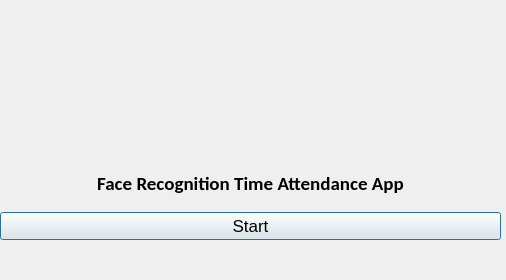
<?xml version="1.0" encoding="UTF-8"?>
<ui version="4.0">
 <class>Dialog</class>
 <widget class="QDialog" name="Dialog">
  <property name="geometry">
   <rect>
    <x>0</x>
    <y>0</y>
    <width>506</width>
    <height>280</height>
   </rect>
  </property>
  <property name="maximumSize">
   <size>
    <width>800</width>
    <height>680</height>
   </size>
  </property>
  <property name="windowTitle">
   <string>Face Recognition Time Attendance App</string>
  </property>
  <property name="windowIcon">
   <iconset resource="resource.qrc">
    <normaloff>:/icon/icon.png</normaloff>:/icon/icon.png</iconset>
  </property>
  <widget class="QLabel" name="logolabel">
   <property name="geometry">
    <rect>
     <x>20</x>
     <y>0</y>
     <width>431</width>
     <height>161</height>
    </rect>
   </property>
   <property name="text">
    <string/>
   </property>
   <property name="pixmap">
    <pixmap>at_bt.PNG</pixmap>
   </property>
  </widget>
  <widget class="QWidget" name="verticalLayoutWidget">
   <property name="geometry">
    <rect>
     <x>0</x>
     <y>160</y>
     <width>501</width>
     <height>80</height>
    </rect>
   </property>
   <layout class="QVBoxLayout" name="verticalLayout">
    <item>
     <layout class="QHBoxLayout" name="horizontalLayout">
      <item>
       <widget class="QLabel" name="filelabel">
        <property name="font">
         <font>
          <family>Calibri</family>
          <pointsize>14</pointsize>
          <weight>75</weight>
          <bold>true</bold>
         </font>
        </property>
        <property name="text">
         <string>Face Recognition Time Attendance App</string>
        </property>
        <property name="alignment">
         <set>Qt::AlignCenter</set>
        </property>
       </widget>
      </item>
     </layout>
    </item>
    <item>
     <widget class="QPushButton" name="runButton">
      <property name="font">
       <font>
        <family>Arial</family>
        <pointsize>13</pointsize>
       </font>
      </property>
      <property name="text">
       <string>Start</string>
      </property>
     </widget>
    </item>
   </layout>
  </widget>
 </widget>
 <resources>
  <include location="resource.qrc"/>
 </resources>
 <connections/>
</ui>
